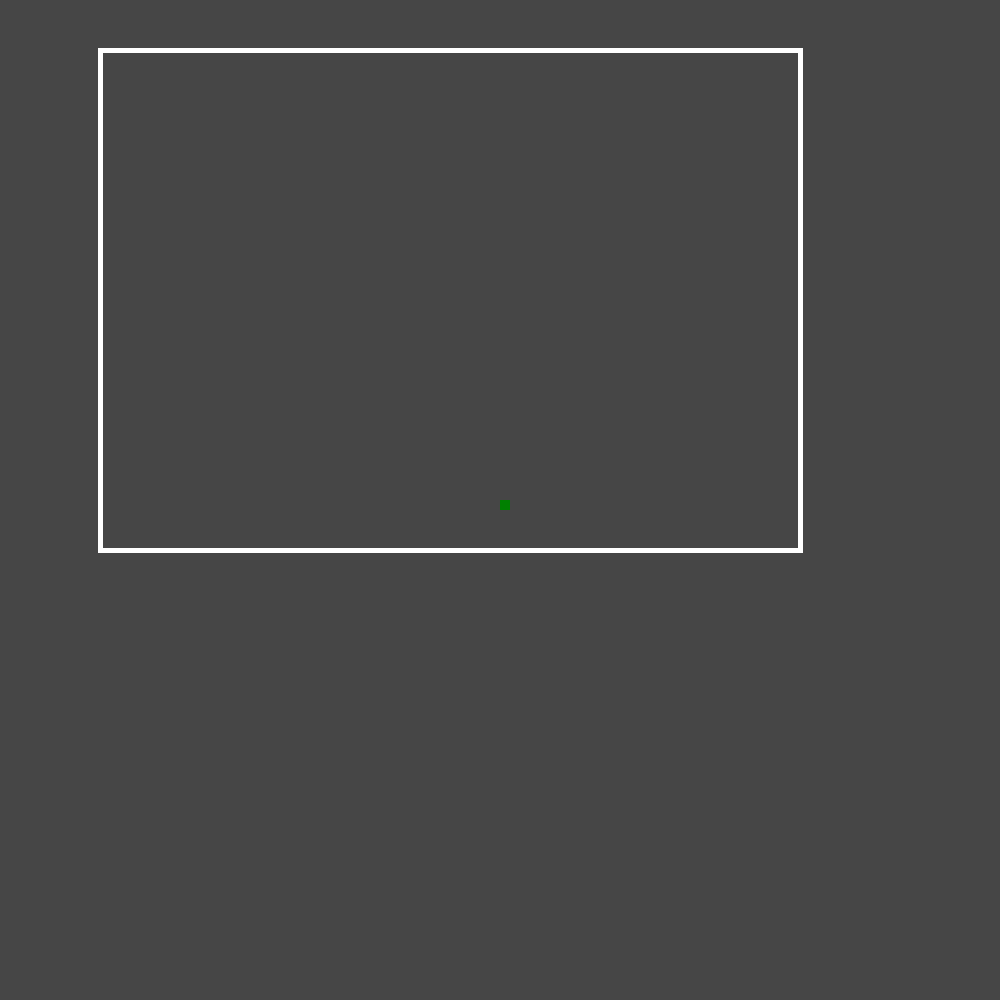
Frame 1 (no input)
Frame 60 (the mouse pressed at the canvas centre just before this capture): identical to frame 1, image omitted
Frame 120 (the mouse held since frame 60 and released just before this capture): identical to frame 1, image omitted

The Processing sketch that drew this single still picture (run headless with seeded random() and noise(); from frame 60 on, the mouse is pressed at the canvas centre):

// Processing sketch: simpleSnakeBendifiziert
// ── simpleSnakeBendifiziert.pde

 //Globale Objekte
  Border gGameBorder; // jb20190514 Globale Variable besser mit g anfangen lassen
  Snake gSnake;
  SnakeMovement gSnakeMovement;
  Command _c; // Später in Klasse lokal
  
void setup()
{
  build();
  size(1000,1000);
  frameRate(10);
  gSnakeMovement.subscribe(gGameBorder);
  gSnakeMovement.subscribe(gSnake);
}

void draw()
{
  clear();
  background(70); 
  gGameBorder.renderBorder();
  gSnakeMovement.notifyObservers();
  gSnakeMovement.move();
  gSnake.renderMe();
}

void keyPressed() 
{

  // Controller Klasse irgendwann machen 
    if (key == 'w') {
      println("w");
      _c = new CommandUP(gSnakeMovement);
    }
    if (key == 's'){
       println("s");
      _c = new CommandDOWN(gSnakeMovement);
      }
    if (key == 'a'){
       println("a");
      _c = new CommandLEFT(gSnakeMovement);
    }
    if (key == 'd'){
       println("d");
      _c = new CommandRIGHT(gSnakeMovement);
    }
    _c.execute();
    
    
    //Temporär Futter essen auf e
    if(key == 'e'){
      gSnake.eat();
    }
}

void build(){
  gGameBorder = new Border();
  gSnake = new Snake();
  gSnakeMovement = new SnakeMovement();

}

 

// ── Border.pde
// Tipp: Denken Sie mal an Box2D, inside und outside und an Intervalle und drin und draussen...

class Border implements Observer
{
  float _borderStartX = 100;
  float _borderStartY = 50;
  float _hight = 500;
  float _width = 700;
 
  
  public void renderBorder()
  {
    noFill();
    strokeWeight(5);
    stroke(255,255,255);
    rect(_borderStartX,_borderStartY, _width,_hight);
  }
  
  void onNotify(Vector2D gSnakePosition)
  {
    if(_hitsMe(gSnakePosition))
      println("GameOver");
     else 
      println(gSnakePosition.x(),gSnakePosition.y());
  }
  
  private boolean _hitsMe(Vector2D other)
  {
       return (other.x() > _width || other.x() < _borderStartX || other.y() > _hight || other.y() < _borderStartY); // jb20190514 Ein häßlicher "klops". Geht das nicht schöner? Klarer? Schneller?

  }
}

// ── Command.pde
class Command {
  void execute() {
    println("Command Execute error");
  }
}

class MakerCommand extends Command {    // Vererbte Klasse MakerCommand der Basisklasse Command
  SnakeMovement _commandThis;
  //Buttons _b;


  MakerCommand(SnakeMovement commandThis) {    //Konstruktor
    super();
    _commandThis = commandThis;
  }
}


class CommandUP extends MakerCommand {    // Vererbte Klasse CommandUP der Oberklasse MakerCommand

  CommandUP(SnakeMovement commandThis) {
    super(commandThis);
  }

  void execute() {
    _commandThis.turnUP();
  }
}


class CommandDOWN extends MakerCommand {   // Vererbte Klasse CommandDOWN der Oberklasse MakerCommand

  CommandDOWN(SnakeMovement commandThis) {
    super(commandThis);
  }

  void execute() {
    _commandThis.turnDOWN();
  }
}


class CommandLEFT extends MakerCommand {     // Vererbte Klasse CommandLEFT der Oberklasse MakerCommand

  CommandLEFT(SnakeMovement commandThis) {
    super(commandThis);
  }

  void execute() {
    _commandThis.turnLEFT();
  }
}

class CommandRIGHT extends MakerCommand {    // Vererbte Klasse CommandRIGHT der Oberklasse MakerCommand

  CommandRIGHT(SnakeMovement commandThis) {
    super(commandThis);
  }

  void execute() {
    _commandThis.turnRIGHT();
  }
}

// ── Directions.pde
class Directions{
  
  float _stepSize = 10;
  HashMap<String,Vector2D> _directions = new HashMap<String,Vector2D>();
  
  Directions()
  {
   _directions.put("up",new Vector2D(0,-_stepSize));
   _directions.put("down",new Vector2D(0,_stepSize));
   _directions.put("left",new Vector2D(-_stepSize,0));
   _directions.put("right",new Vector2D(_stepSize,0)); 
   _directions.put("none",new Vector2D(0,0)); 
   _directions.put("current",new Vector2D(0,0));
  }
  
  Vector2D getDirection(String direction){
    return _directions.get(direction);
  }
  
  void setCurrentDirection(String direction){
    Vector2D newDirection = getDirection(direction);
    _directions.put("current", newDirection);
    }
  
}

// ── Observer.pde
// jb20190514 Sie meinen hier einen Listener? Anscheinend nimmt er einen Vektor entgegen. Wie könnte man den Listener 
// geschickter benennen? Anscheinend ist hier der Listener zum Subject, das momentan irreführenderweise ListenerVector2D heisst.

interface Observer{  
  void onNotify(Vector2D position);
}

// ── Snake.pde
class Snake implements Observer {

  int _bodySize = 5;
  private Tracer _body = new Tracer(_bodySize); // jb20190514 eleganter, kürzer, besser, neuer, moderner! ArrayLists!

  void onNotify(Vector2D position) {
    moveBody(position);
  }

  void moveBody(Vector2D moveHere) {
    if (moveHere != null) {
      _body.trace(moveHere);
    }
  }

  //void moveBodyAltUndUmstaendlich(Vector2D moveHere) {
  //  if (moveHere != null) {
  //    if (_body.isFull()) {
  //      _body.removeVector();
  //    }
  //    _body.addVector(moveHere);
  //  }
  //}
  void eat() {
    _body.increaseCapacity(); // jb20190514 präziser benannt
  }

  void renderMe()
  {
    _body.render();
  }

  ////Das musin VisualgSnake verlagern
  //void renderMe() 
  //{
  //  if (!_body.isEmpty()) // jb20190514 Was wäre, wenn Sie das Ausrufezeichen hier wegfallen liessen? Verringerte das die Schachtelungstiefe?
  //  {
  //    Vector2D[] temp = _body.toArray();
  //    for (int i = 0; i<_body._capacity; i++) {
  //      if (temp[i] != null) // warum erwarten Sie hier, das es einen nullpointer geben könnte?
  //      {
  //        noStroke();
  //        fill(#008000);
  //        rect(temp[i].x(), temp[i].y(), 10, 10);
  //      }
  //    }
  //  }
  //}
}

// ── SnakeMovement.pde
class SnakeMovement extends Subject{
  
  Directions directions = new Directions();
  Vector2D currentPosition = toNotify = new Vector2D(500, 500); 
  
 void turnUP() {
  if((directions.getDirection("current") != directions.getDirection("down")))
  directions.setCurrentDirection("up");
 }
  
  void turnDOWN() {
  if(!(directions.getDirection("current") == directions.getDirection("up")))
  directions.setCurrentDirection("down");
  }

  void turnLEFT() {
  if(!(directions.getDirection("current") == directions.getDirection("right")))
  directions.setCurrentDirection("left");
  }

  void turnRIGHT() {
  if(!(directions.getDirection("current") == directions.getDirection("left")))
  directions.setCurrentDirection("right");
  }
  
  

   void move(){
    currentPosition = currentPosition.add(directions.getDirection("current"));
    //dem Listener die neuePosition sagen
    toNotify(currentPosition);
   }
     
}

// ── Subject.pde

abstract class Subject // jb20180514 Irreführend benannt - es ist hier ein Subject gemeint. Am besten sollten Subject und Listener von der Benennung gut zueinander passen.
{

  Vector2D toNotify;
  ArrayList<Observer> myObservers = new ArrayList<Observer>();

  public void subscribe(Observer newObserver) 
  {
    myObservers.add(newObserver);
  }

  public void notifyObservers()
  {
    for (int i =0; i < myObservers.size(); i++)
    { 
      Observer currentObserver = myObservers.get(i);
      currentObserver.onNotify(toNotify);
    }
  }

  void toNotify(Vector2D sendMe) {
    toNotify = sendMe;
  }
}

// ── Tracer.pde
class Tracer
{
  ArrayList<Vector2D> _traced;
  int _capacity;

  Tracer(int capacity)
  {
    _traced= new ArrayList<Vector2D>();
    _capacity=capacity;
  }

  void trace(Vector2D loc)
  {
    if (_traced.size()>_capacity)
      _traced.remove(0);

    _traced.add(loc.clone());
  }

  void increaseCapacity()
  {
    _capacity++; // Huch? Das ist alles? Whow!
  }

  void render()
  {
    noStroke();
    fill(#008000);
    for (int i=0; i<_traced.size(); i++)
    {
      Vector2D current=_traced.get(i);
      rect(current.x(), current.y(), 10, 10); // immer noch eine Magic-Number 10,10 stehen gelassen
    }
  }
}

// ── Vector2D.pde
class Vector2D {

  float _x;
  float _y;

  Vector2D(Vector2D another)// Bendig spendiert einen copy-constructor
  {
    _x=another._x;
    _y=another._y;
  }

  Vector2D clone() // Bendig spendiert einen clone
  {
    return new Vector2D(this);
  }

  Vector2D(float x, float y) {
    this._x = x;
    this._y = y;
  }

  Vector2D add(Vector2D another) {      // addition
    float wx = this._x+another._x;
    float wy = this._y+another._y;

    return new Vector2D(wx, wy);
  }

  Vector2D sub(Vector2D another) {    //subtraction
    float wx = this._x-another._x;
    float wy = this._y-another._y;
    return new Vector2D(wx, wy);
  }

  Vector2D sc(float sc) {    // scalar
    float wx = this._x*sc;
    float wy = this._y*sc;

    return new Vector2D(wx, wy);
  }

  float scpr(Vector2D another) {     //scalarprodukt
    float scpr = this._x*another._x+this._y*another._y;
    return scpr;
  }

  Vector2D multp(Vector2D another) {
    float wx = this._x*another._x;
    float wy = this._y*another._y;

    return new Vector2D(wx, wy);
  }

  float len() {
    float X =  this._x;
    float Y =  this._y;
    float B = sqrt(sq(X)+sq(Y));
    return B;
  }
  
  boolean equals(Vector2D other){
    if(other.x() == this.x() && other.y() == this.y())
    return true;
    else return false;
  }

  void set(float x, float y) {
    _x = x;
    _y = y;
  }
  
  float x() {
    return _x;
  }

  float y() {
    return _y;
  }
}

// ── Vector2DQueue.pde
// jb20190514
//
// Ich habe diesen Code mal stehengelassen, damit Sie den mit Tracer vergleichen und sehen, was sie sich antun, wenn 
// Sie noch Arrays verwenden
//
//class Vector2DQueue{
//  private int _front;
//  private int _rear;
//  private int _capacity;
//  private Vector2D[] _queue;
  
//  Vector2DQueue(int capacity){
//    _front = _rear = 0; //index
//    _capacity = capacity;
//    _queue = new Vector2D[_capacity];
//  }
  
//  //add Element
//   void addVector(Vector2D insertMe) 
//    { 
//        if (isFull()) { 
//          // TO DO: schmeiße das letzte element raus ? Oder das in einer neuen Methode?
//            System.out.printf("Queue is full"); 
//            return; 
//        } 
//        // insert element at the rear 
//        else { 
//            _queue[_rear] = insertMe; 
//            _rear++; 
//        } 
//       // return; 
//    } 
    
//    //remove last element
//     void removeVector() 
//    {  
//        if (isEmpty()) { 
//            println("Queue is empty"); 
//            return; 
//        } 
  
//        // shift all the elements till rear 
//        else { 
//            for (int i = 0; i < _rear - 1; i++) { 
//                _queue[i] = _queue[i + 1];    // Array statt ArrayList, weil wir nicht wissen, wie wir ein Element mit einem bestimmten Index in der ArrayList löschen
//            } 
  
//            // store null at rear indicating there's no element 
//            if (_rear < _capacity) 
//                _queue[_rear] = null; 
  
//            // decrement rear 
//            _rear--; 
//        } 
//        return; 
//    } 
    
//    void addCapacity(){
//      ++_capacity;
//      _queue = (Vector2D[]) expand(_queue,_capacity);
//    }
    
//    Vector2D[] toArray(){
//      return _queue;
//    }
    
//    boolean isEmpty(){
//      return(_front == _rear);
//    }
    
//    boolean isFull(){
//      return (_capacity == _rear);
//    }

//}
